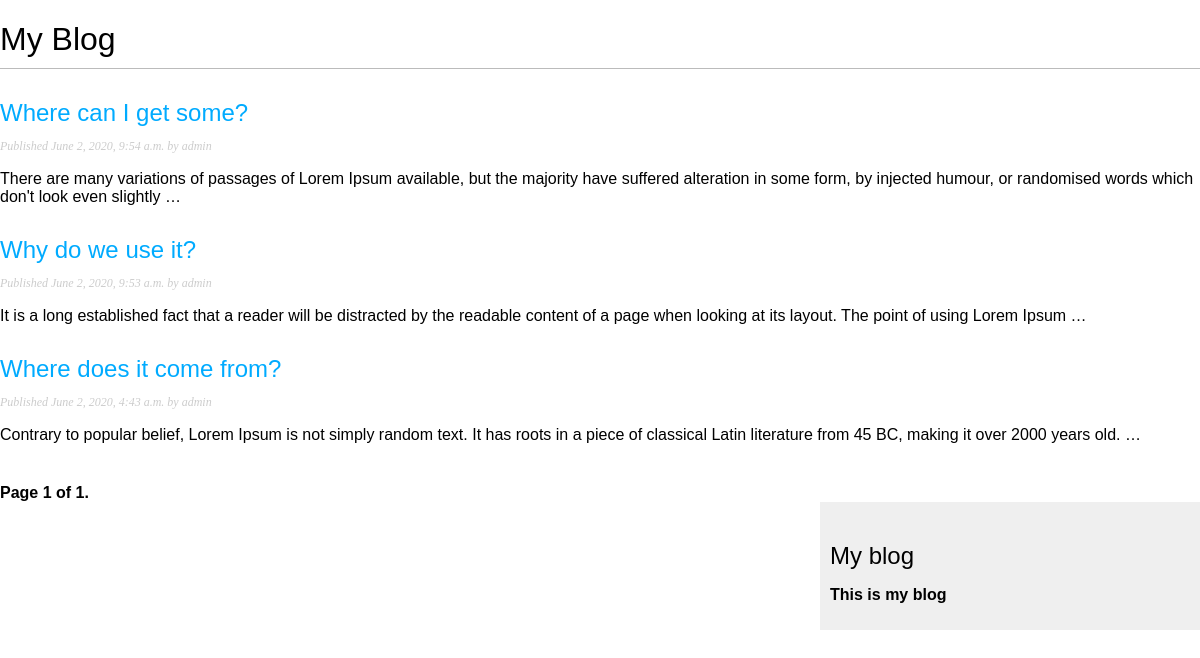
/myblog/, run on an earlier commit of the app's database.
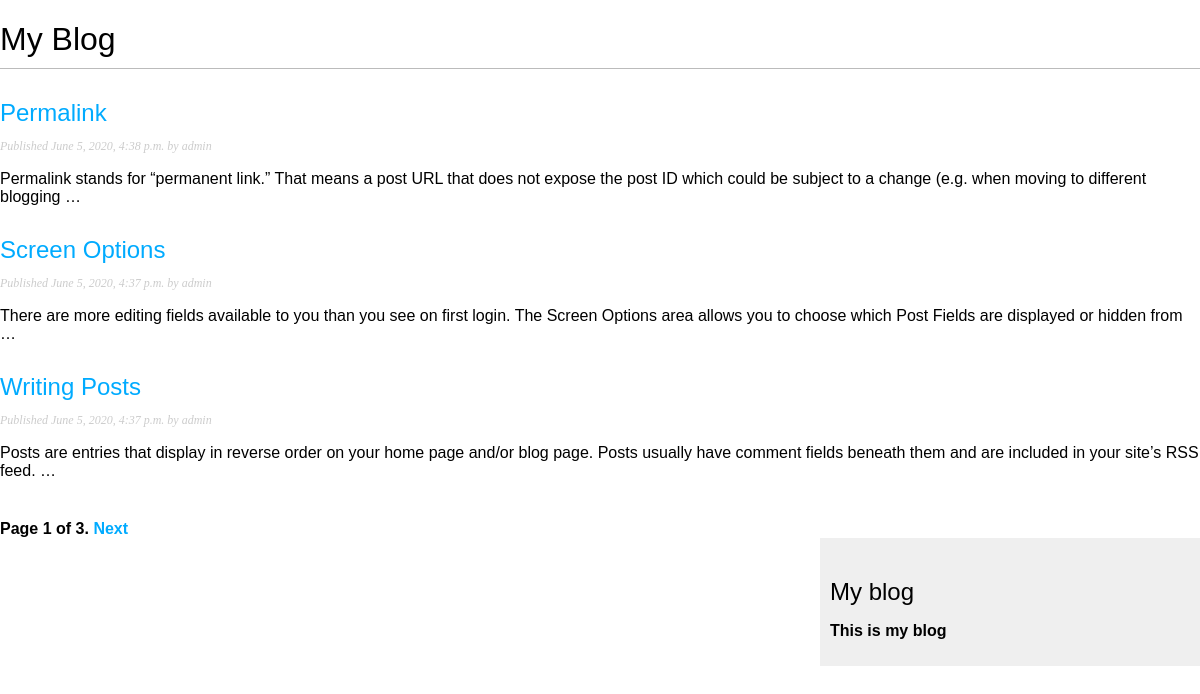
And on a later commit of the database.
### myblog/models.py (models this page shows, shortened)
class Post(models.Model):
	STATUS_CHOICES = (('draft','Draft'), ('published','Published'),)
	title = models.CharField(max_length=250)
	slug = models.SlugField(max_length=250, unique_for_date='publish')
	author = models.ForeignKey(User, on_delete= models.CASCADE, related_name='blog_posts')
	body = models.TextField()
	publish = models.DateTimeField(default=timezone.now)
	created = models.DateTimeField(auto_now_add = True)
	updated = models.DateTimeField(auto_now=True)
	status = models.CharField(max_length=10, choices=STATUS_CHOICES, default='draft')
	class Meta:
		ordering = ('-publish',)
	objects = models.Manager()
	published = PublishedManager()
	def get_absolute_url(self):
		return reverse("myblog:post_detail", args=[self.publish.year, self.publish.month, self.publish.day, self.slug])

### myblog/views.py (the view)
# urls.py: path('', views.post_list, name='post_list'),
def post_list(request):
    object_list = Post.published.all()
    paginator = Paginator(object_list, 3)
    page = request.GET.get('page')
    try:
        posts = paginator.page(page)
    except PageNotAnInteger:
        posts = paginator.page(1)
    except EmptyPage:
        posts = paginator.page(paginator.num_pages)
    return render(request, 'myblog/post/list.html', {'page':page, 'posts': posts})

### myblog/models.py (called while the page is built)
	def get_queryset(self):
		return super().get_queryset().filter(status='published')

### myblog/templates/myblog/post/list.html (shortened to what this page needs)
{% extends "myblog/base.html" %}
{% block content %}
    <h1>My Blog</h1>
    {% for post in posts %}
      <h2>
          <a href="{{post.get_absolute_url}}">{{post.title}}</a>
      </h2>
      <p class="date">Published {{post.publish}} by {{post.author}}</p>
        {{ post.body|truncatewords:30|linebreaks }}
    {% endfor %}
  {% include "pagination.html" with page=posts %}
{% endblock content %}

### myblog/templates/myblog/base.html (shortened to what this page needs)
{% load static %}
<!DOCTYPE html>
<html lang="en">
<head>
    <link rel="stylesheet" href="{% static 'css/blog.css' %}">
</head>
<body>
    <div class="content">
        {% block content %}
        {% endblock content %}
    <div id="sidebar">
        {% block sidebar %}
          <h2>My blog</h2>
          <p>This is my blog</p>
        {% endblock sidebar %}
    </div>
</body>
</html>

### myblog/templates/pagination.html (shortened to what this page needs)
<div class="pagination">
    <span class="step-links">
        <span class="current">
            Page {{page.number}} of {{page.paginator.num_pages}}.
        </span>
        {% if page.has_next %}
            <a href="?page={{page.next_page_number}}">Next</a>
        {% endif %}
    <span>

### myblog/static/css/blog.css (style rules this page uses)
body { margin:0; padding:0; font-family:helvetica, sans-serif; }
a { color:#00abff; text-decoration:none; }
h1 { font-weight:normal; border-bottom:1px solid #bbb; padding:0 0 10px 0; }
h2 { font-weight:normal; margin:30px 0 0; }
#sidebar { float:right; width:30%; padding:10px; background:#efefef; height:100%; }
p.date { color:#ccc; font-family: georgia, serif; font-size: 12px; font-style: italic; }
.pagination { margin:40px 0; font-weight:bold; }

What changed in the data, as far as the page shows it:
no longer on this page (row unchanged): Post: title "Where can I get some?", publish "June 2, 2020, 9:54 a.m.", author "admin", body "There are many variations of passages of Lorem Ipsum available, but the majority have suffered alteration in some form, by injected humour, or randomised words which don't look even slightly …"
no longer on this page (row unchanged): Post: title "Why do we use it?", publish "June 2, 2020, 9:53 a.m.", author "admin", body "It is a long established fact that a reader will be distracted by the readable content of a page when looking at its layout. The point of using Lorem Ipsum …"
no longer on this page (row unchanged): Post: title "Where does it come from?", publish "June 2, 2020, 4:43 a.m.", author "admin", body "Contrary to popular belief, Lorem Ipsum is not simply random text. It has roots in a piece of classical Latin literature from 45 BC, making it over 2000 years old. …"
added Post: title "Permalink", publish "June 5, 2020, 4:38 p.m.", author "admin", body "Permalink stands for “permanent link.” That means a post URL that does not expose the post ID which could be subject to a change (e.g. when moving to different blogging …"
added Post: title "Screen Options", publish "June 5, 2020, 4:37 p.m.", author "admin", body "There are more editing fields available to you than you see on first login. The Screen Options area allows you to choose which Post Fields are displayed or hidden from …"
added Post: title "Writing Posts", publish "June 5, 2020, 4:37 p.m.", author "admin", body "Posts are entries that display in reverse order on your home page and/or blog page. Posts usually have comment fields beneath them and are included in your site’s RSS feed. …"
Also different on the page:
{{ page.paginator.num_pages }}: "1" → "3"
text now shown: "Next"
